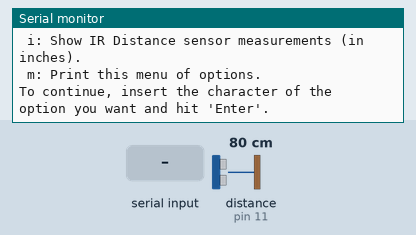
This sketch was run on a simulated Arduino Uno, built with avr-gcc and run on an emulated ATmega328P. Shown: the last lines printed to the serial monitor. The inputs (shaded band) are chosen by the test bench; at power-on: distance to the obstacle (sensor on pin 11) 80 cm. The echo pulse lasts 58.3 µs per cm.

Above: at 1.4 s.
1.5 s: "u\n" received over Serial
At 2.6 s:
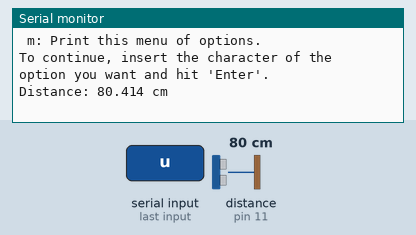
3.0 s: byte 10 (10) received over Serial
At 3.5 s:
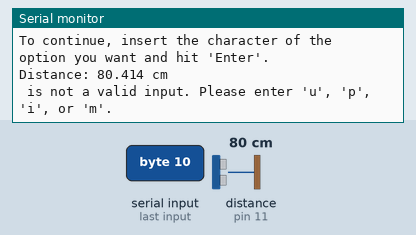
4.5 s: "p\n" received over Serial
At 5.9 s:
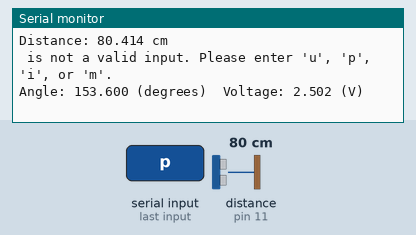

Measured:
- after the input at 1.5 s, the serial monitor: prints a new line at once (image 1)
- after the input at 3.0 s, the serial monitor: prints a new line at once (image 2)
- after the input at 4.5 s, the serial monitor: prints a new line at once (image 3)

The sketch:

sensor-lab.ino
```cpp
/*
* Carnegie Mellon University Mechatronics Spring 2022: Team 5
* Sensors Lab Code
* Authors: Felipe Borja (fborja)
*          Brandon Wang (bcwang)
*          Jaiden Napier (jinapier)
*          Ignacio Peon Zapata (ipeon)
*          Sahil Saini (sssaini)
*/

#include<math.h>

// Pin assignments
const int ECHO_PIN = 11;
const int TRIG_PIN = 12;
const int POT_PIN = A0;
const int IR_PIN = A1;

// Constants for IR sensor quadratic formula
const float a = -8169.1;
const float b = 4789.2;
const float c = 18.8;

// Global states
char last, readIn;

void setup() {
  pinMode(ECHO_PIN, INPUT);
  pinMode(TRIG_PIN, OUTPUT);
  Serial.begin (9600);
  Serial.println("Mechatronic Design Sensors Lab: Team SUCC");
  printMenu();
}

// This function prints character options in a menu through the Serial Monitor.
void printMenu(){
  Serial.println("The character commands are as follows:");
  Serial.println(" u: Show Ultrasonic Distance Sensor measurements (in inches).");
  Serial.println(" p: Show Potentiometer measurements.");
  Serial.println(" i: Show IR Distance sensor measurements (in inches).");
  Serial.println(" m: Print this menu of options.");
  Serial.println("To continue, insert the character of the option you want and hit 'Enter'.");
}

// This function handles the input commands from the user.
void flagSwitch(char c) {
  switch (c) {
    case 'u':
      readUDS();
      break;
    case 'p':
      readPot();
      break;
    case 'i':
      readIR();
      break;
    case 'm':
      printMenu();
      break;
    default:
      Serial.print(c);
      Serial.println(" is not a valid input. Please enter 'u', 'p', 'i', or 'm'.");
  }
}

// Ultrasonic Distance Sensor
void readUDS() {
  digitalWrite(TRIG_PIN, LOW);
  delay(1);
  digitalWrite(TRIG_PIN, HIGH);
  delay(1);
  digitalWrite(TRIG_PIN, LOW);

  double travel_time = pulseIn(ECHO_PIN, HIGH);
  double distance = travel_time / (2 * 29); // in centimeters

  Serial.print("Distance: ");
  Serial.print(distance, 3);
  Serial.println(" cm");
  delay(200);
}

// Rotary Potentiometer
void readPot() {
  // get output num from rotpot and convert to voltage
  double pot_out = analogRead(POT_PIN);
  double volt_out = (pot_out/1023.0)*5.0;
  double angle_out = (pot_out/1000)*300;
  Serial.print("Angle: ");
  Serial.print(angle_out, 3);
  Serial.print(" (degrees)");
  Serial.print("\tVoltage: ");
  Serial.print(volt_out, 3);
  Serial.println(" (V)");
  delay(200);
}

// IR Proximity Sensor
void readIR(){

  int IR_Sum = 0;

  for (int i = 0;i<30;i++){
  int value = analogRead(IR_PIN); //Read the distance in cm and store it
  IR_Sum = IR_Sum+value;
  }
  float v=(IR_Sum/30); // average voltage over last 30 samples
  float x = sqrt(-a/(c-v) + pow(b/(2*(c-v)),2)) - b/(2*(c-v));
  Serial.println("Distance: "+String(x)+(" cm"));  //display the string e.g "Distance = 40 cm"
  delay(100);//ten samples per second
}


void loop() {
  if (Serial.available()) {
    readIn = Serial.read();
    if ((int) readIn == 10) // line feed
      flagSwitch(last);
    last = readIn;
  }
}
```
